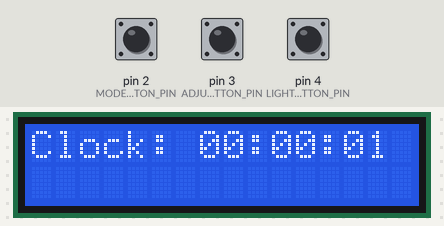
A sketch run on a simulated Arduino Uno, built with avr-gcc and run on an emulated ATmega328P. On the bench: 16×2 character LCD. The inputs (shaded band) are chosen by the test bench; at power-on: pin 2 (MODE_BUTTON_PIN) HIGH, pin 4 (LIGHT_BUTTON_PIN) HIGH, pin 3 (ADJUST_BUTTON_PIN) HIGH.

Above: at 1.6 s.
1.7 s: pin 2 (MODE_BUTTON_PIN) pulled LOW for 0.15 s
At 4.5 s:
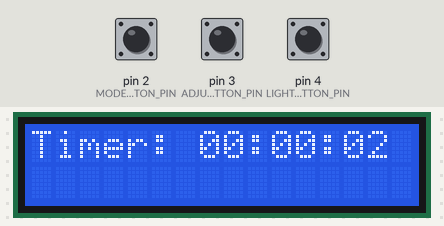
4.8 s: pin 2 (MODE_BUTTON_PIN) pulled LOW for 1 s
At 5.7 s:
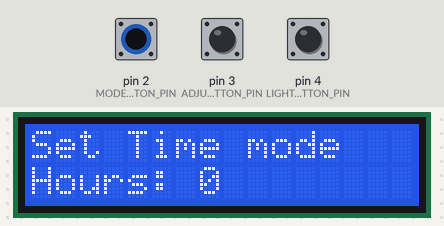
7.3 s: pin 4 (LIGHT_BUTTON_PIN) pulled LOW for 0.15 s
At 8.5 s:
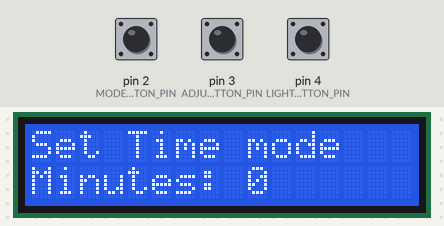
8.9 s: pin 3 (ADJUST_BUTTON_PIN) pulled LOW for 0.15 s
At 9.8 s:
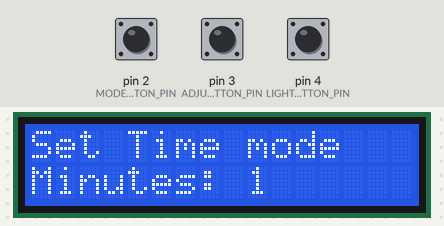
10.5 s: pin 3 (ADJUST_BUTTON_PIN) pulled LOW for 1 s
At 11.0 s:
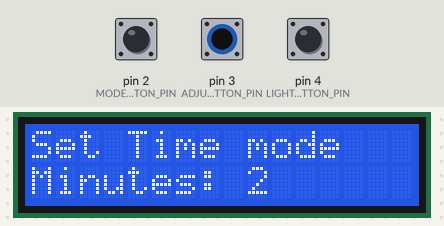
13.0 s: pin 4 (LIGHT_BUTTON_PIN) pulled LOW for 1 s
At 14.1 s:
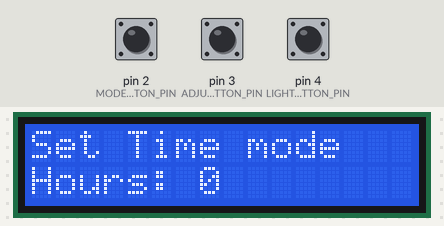
Timing chart, 0 to 16.0 s (numbered marks = the images above; inputs shaded):
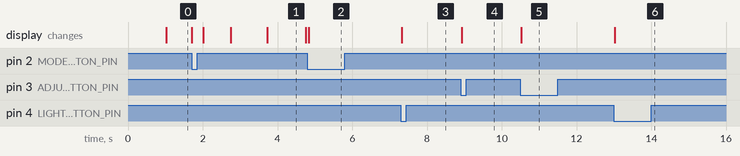

Measured:
- after the input at 1.7 s, the display: first changes at once (image 1 shows a later state)
- after the input at 4.8 s, the display: changes at once (image 2)
- after the input at 7.3 s, the display: changes at once (image 3)
- after the input at 8.9 s, the display: changes at once (image 4)
- after the input at 10.5 s, the display: changes at once (image 5)
- after the input at 13.0 s, the display: changes at once (image 6)
- what the display in image 1 shows lasts 1.1 s, from 3.7 s to 4.8 s

The sketch:

TimerClockArdunio.ino
```cpp
#include <Wire.h>
#include <LiquidCrystal_I2C.h>

// Define the pins for the buttons
#define MODE_BUTTON_PIN    2
#define ADJUST_BUTTON_PIN  3
#define LIGHT_BUTTON_PIN   4

// Set the LCD address to 0x27 for a 16x2 display
LiquidCrystal_I2C lcd(0x27, 16, 2);  // Adjust the address if necessary

// Enum to represent the different modes
enum Mode {
  CLOCK_MODE,
  TIMER_MODE,
  SET_TIME_MODE
};

Mode currentMode = CLOCK_MODE; // Initial mode is clock mode

bool timerRunning = false; // Flag to indicate whether the timer is running
unsigned long startTime = 0; // Variable to store the start time of the timer
unsigned long lastUpdateTime = 0; // Variable to store the last update time of the clock

int setTimeHours = 0; // Variable to store the hours during time setup
int setTimeMinutes = 0; // Variable to store the minutes during time setup
int setTimeSeconds = 0; // Variable to store the seconds during time setup
bool setTimeToggle = true; // Toggle between hours and minutes during time setup

void setup() {
  // Initialize the LCD
  lcd.init();
  lcd.backlight(); // Turn on the backlight

  // Set up button pins
  pinMode(MODE_BUTTON_PIN, INPUT_PULLUP);
  pinMode(ADJUST_BUTTON_PIN, INPUT_PULLUP);
  pinMode(LIGHT_BUTTON_PIN, INPUT_PULLUP);

  // Display clock on LCD by default
  displayClock();
}

void loop() {
  // Check if MODE button is pressed
  if (digitalRead(MODE_BUTTON_PIN) == LOW) {
    // Move to the next mode
    currentMode = static_cast<Mode>((currentMode + 1) % 3);

    // Clear the LCD
    lcd.clear();

    // Display the appropriate mode
    switch (currentMode) {
      case CLOCK_MODE:
        displayClock();
        break;
      case TIMER_MODE:
        startTimer();
        break;
      case SET_TIME_MODE:
        displaySetTime();
        break;
    }

    // Wait for button release
    while (digitalRead(MODE_BUTTON_PIN) == LOW) {
      delay(10); // Wait for button debounce
    }
  }

  // Handle adjust button in set time mode
  if (currentMode == SET_TIME_MODE && digitalRead(ADJUST_BUTTON_PIN) == LOW) {
    // Increment the time value
    if (setTimeToggle) {
      setTimeHours = (setTimeHours + 1) % 24;
    } else {
      setTimeMinutes = (setTimeMinutes + 1) % 60;
    }

    // Display the updated set time
    displaySetTime();

    // Wait for button release
    while (digitalRead(ADJUST_BUTTON_PIN) == LOW) {
      delay(10); // Wait for button debounce
    }
  }

  // Handle light button in set time mode
  if (currentMode == SET_TIME_MODE && digitalRead(LIGHT_BUTTON_PIN) == LOW) {
    // Toggle between hours and minutes
    setTimeToggle = !setTimeToggle;

    // Display the updated set time
    displaySetTime();

    // Wait for button release
    while (digitalRead(LIGHT_BUTTON_PIN) == LOW) {
      delay(10); // Wait for button debounce
    }
  }

  // Update clock every second
  if (currentMode == CLOCK_MODE) {
    unsigned long currentTime = millis();
    if (currentTime - lastUpdateTime >= 1000) {
      lastUpdateTime = currentTime;
      updateClock();
      displayClock();
    }
  }

  // Update timer display if running
  if (currentMode == TIMER_MODE && timerRunning) {
    displayTimer();

    // Hold the timer display if the light button is pressed
    while (digitalRead(LIGHT_BUTTON_PIN) == LOW) {
      delay(10); // Wait for button debounce
    }
  }

  // Handle adjust button to restart the timer in TIMER_MODE
  if (currentMode == TIMER_MODE && digitalRead(ADJUST_BUTTON_PIN) == LOW) {
    // Restart the timer
    startTimer();

    // Wait for button release
    while (digitalRead(ADJUST_BUTTON_PIN) == LOW) {
      delay(10); // Wait for button debounce
    }
  }
}

// Function to start the timer
void startTimer() {
  // Start the timer
  timerRunning = true;
  startTime = millis();
}

// Function to update the clock
void updateClock() {
  // Increment seconds and handle rollover
  setTimeSeconds++;
  if (setTimeSeconds == 60) {
    setTimeSeconds = 0;
    setTimeMinutes++;
    if (setTimeMinutes == 60) {
      setTimeMinutes = 0;
      setTimeHours++;
      if (setTimeHours == 24) {
        setTimeHours = 0;
      }
    }
  }
}

// Function to display the clock on LCD
void displayClock() {
  // Clear the LCD and print the updated time
  lcd.clear();
  lcd.setCursor(0, 0);
  lcd.print("Clock: ");
  printDigits(setTimeHours);
  lcd.print(":");
  printDigits(setTimeMinutes);
  lcd.print(":");
  printDigits(setTimeSeconds);
}

// Function to display the set time on LCD
void displaySetTime() {
  lcd.clear();
  lcd.setCursor(0, 0);
  lcd.print("Set Time mode");
  lcd.setCursor(0, 1);
  if (setTimeToggle) {
    // Display hours
    lcd.print("Hours: ");
    lcd.print(setTimeHours);
  } else {
    // Display minutes
    lcd.print("Minutes: ");
    lcd.print(setTimeMinutes);
  }
}

// Function to display the timer on LCD
void displayTimer() {
  // Calculate elapsed time
  unsigned long elapsedTime = millis() - startTime;
  int hours = elapsedTime / 3600000;
  int minutes = (elapsedTime % 3600000) / 60000;
  int seconds = ((elapsedTime % 3600000) % 60000) / 1000;

  // Clear the LCD and print the elapsed time
  lcd.clear();
  lcd.setCursor(0, 0);
  lcd.print("Timer: ");
  printDigits(hours);
  lcd.print(":");
  printDigits(minutes);
  lcd.print(":");
  printDigits(seconds);
}

// Function to print two digits with leading zero if needed
void printDigits(int digits) {
  if (digits < 10) {
    lcd.print("0");
  }
  lcd.print(digits);
}
```
